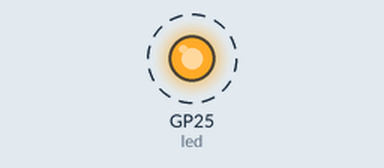
Simulated run of this program. Board: Raspberry Pi Pico running MicroPython. On the bench: output pins drawn as LEDs (lit = HIGH). Dashed ring = blinking.

Above: at 0.5 s.
Timing chart, 0 to 4.6 s (numbered marks = the images above):
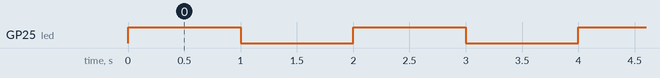

Measured:
- by itself, GP25 (led): alternates HIGH for 1.0 s and LOW for 1.0 s

The program:

test1.py
```python
import machine
import time

# Pico의 내장 LED는 GP25 핀에 연결되어 있습니다.
led = machine.Pin(25, machine.Pin.OUT)

while True:
    led.value(1)  # LED 켜기
    time.sleep(1) # 1초 대기
    led.value(0)  # LED 끄기
    time.sleep(1) # 1초 대기
## MicroPython 다운받아서 pico 드라이버에 드래그 앤 드롭 하기
    
```
